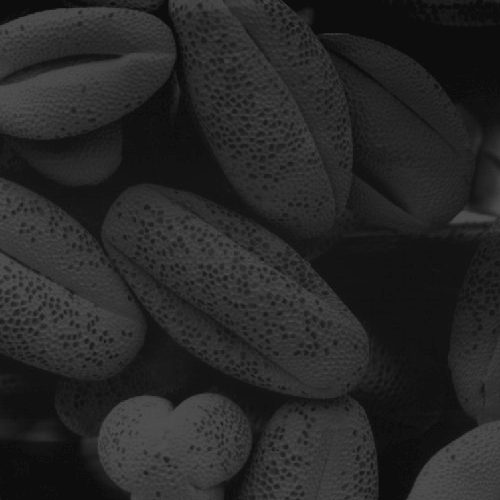
%> input picture DspLab/chapter3/Fig0308(a)(pollen).tif, 500 x 500 px
$ octave hist_equal_1.m   (GNU Octave 9; MATLAB toolbox functions it lacks are replaced by stand-ins)
%> lines starting %> are read from the running program, lines starting %| are printed output that depends on the picture
close all
f=imread('Fig0308(a)(pollen).tif');
%> f is the input picture: size 500x500 uint8; min 13, max 83, mean 38.7
% propability density function
pdf=imhist(f,256)/numel(f);
%> pdf = 256 values, max 0.0709 at index 14, min 0 at index 1, mean 0.00391
fig1=figure
plot(0:255,pdf,'--o')
xlabel('grey-level')
ylabel('relative number')
hold all
% cummulative distribution function
fig2=figure
cdf=cumsum(pdf);
%> cdf = 256 values from 0 to 1
plot(0:255,cdf,'-')
xlabel('grey-level')
ylabel('cummulative sum')
hold all
figure
%histogram equalization
g=histeq(f,256);
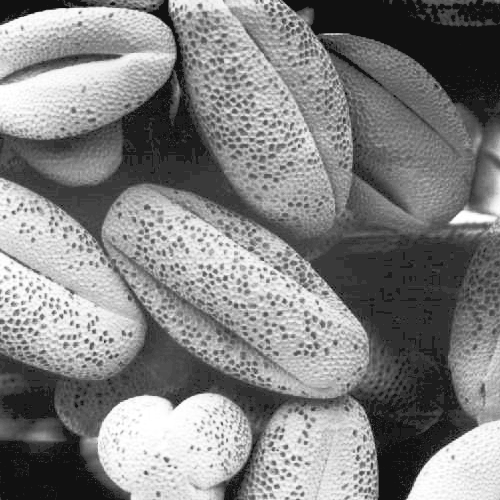
%> g: size 500x500 uint8; min 17, max 255, mean 130.3
subplot(2,1,1),imshow(f)

subplot(2,1,2),imshow(g)
figure(fig1)
pdf_g=imhist(g,256)/numel(g);
%> pdf_g = 256 values, max 0.0713 at index 18, min 0 at index 1, mean 0.00391
plot(0:255,pdf_g,'-.*')
legend('hist of input','hist of output')
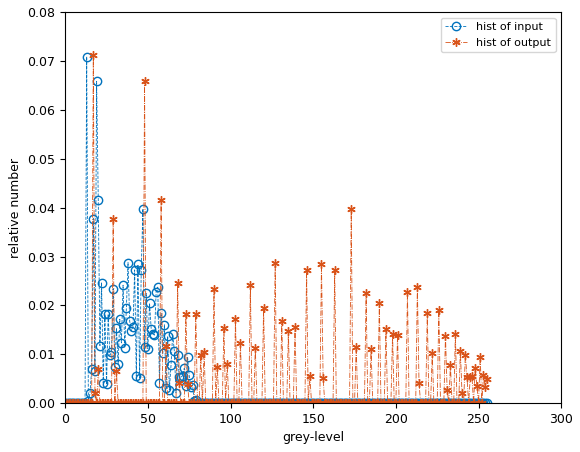
%> figure redrawn from the program's plot data; curve peaks at x = 13, y = 0.0709; curve peaks at x = 17, y = 0.0713
figure(fig2)
cdf_g=cumsum(pdf_g);
%> cdf_g = 256 values from 0 to 1
plot(0:255,cdf_g,'-')
legend('cumm of input','cumm of output')
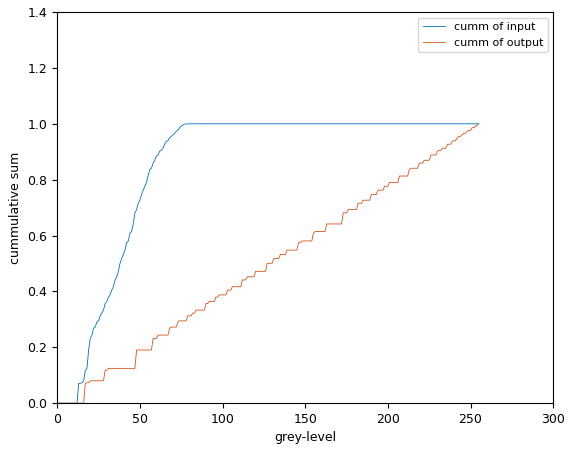
%> figure redrawn from the program's plot data; curve peaks at x = 83, y = 1; curve peaks at x = 255, y = 1
